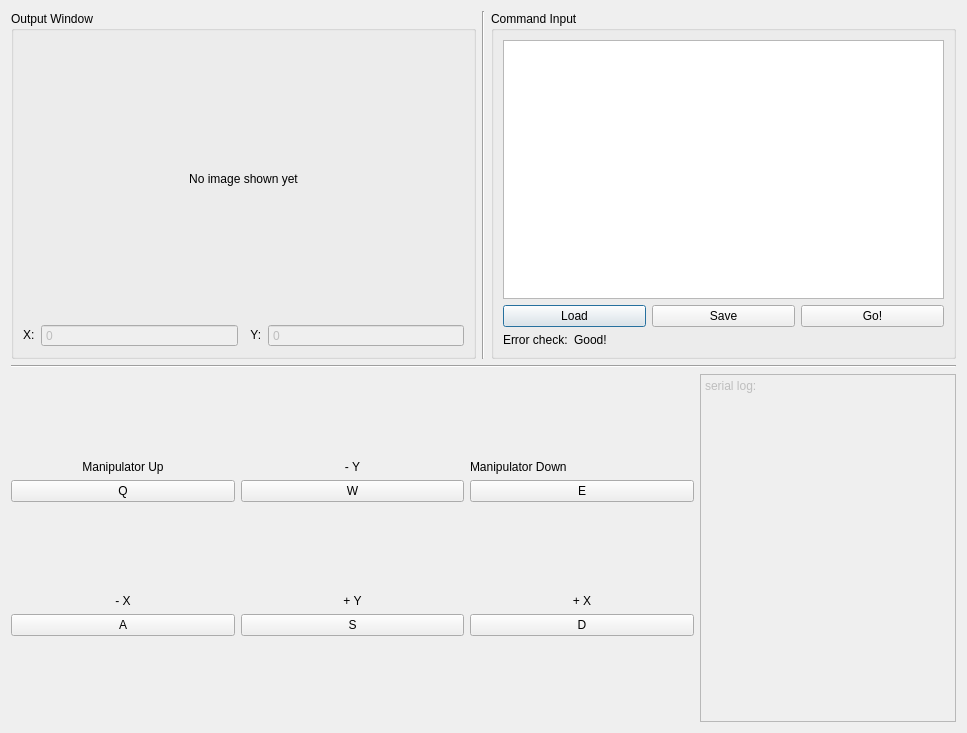
<?xml version="1.0" encoding="UTF-8"?>
<ui version="4.0">
 <author>Chris Diggle</author>
 <class>Dialog</class>
 <widget class="QDialog" name="Dialog">
  <property name="windowModality">
   <enum>Qt::NonModal</enum>
  </property>
  <property name="geometry">
   <rect>
    <x>0</x>
    <y>0</y>
    <width>967</width>
    <height>733</height>
   </rect>
  </property>
  <property name="windowTitle">
   <string>Dialog</string>
  </property>
  <layout class="QVBoxLayout" name="verticalLayout">
   <item>
    <layout class="QHBoxLayout" name="TopLayout">
     <item>
      <widget class="QGroupBox" name="WinOut">
       <property name="sizePolicy">
        <sizepolicy hsizetype="Ignored" vsizetype="Ignored">
         <horstretch>0</horstretch>
         <verstretch>0</verstretch>
        </sizepolicy>
       </property>
       <property name="title">
        <string>Output Window</string>
       </property>
       <layout class="QVBoxLayout" name="verticalLayout_10">
        <item>
         <widget class="QLabel" name="outImg">
          <property name="sizePolicy">
           <sizepolicy hsizetype="Minimum" vsizetype="Minimum">
            <horstretch>0</horstretch>
            <verstretch>0</verstretch>
           </sizepolicy>
          </property>
          <property name="text">
           <string>No image shown yet</string>
          </property>
          <property name="scaledContents">
           <bool>true</bool>
          </property>
          <property name="alignment">
           <set>Qt::AlignCenter</set>
          </property>
         </widget>
        </item>
        <item>
         <layout class="QHBoxLayout" name="horizontalLayout_2">
          <item>
           <widget class="QLabel" name="label_10">
            <property name="sizePolicy">
             <sizepolicy hsizetype="Maximum" vsizetype="Maximum">
              <horstretch>0</horstretch>
              <verstretch>0</verstretch>
             </sizepolicy>
            </property>
            <property name="text">
             <string>X:</string>
            </property>
           </widget>
          </item>
          <item>
           <widget class="QSpinBox" name="spinBox">
            <property name="enabled">
             <bool>false</bool>
            </property>
            <property name="sizePolicy">
             <sizepolicy hsizetype="Minimum" vsizetype="Maximum">
              <horstretch>0</horstretch>
              <verstretch>0</verstretch>
             </sizepolicy>
            </property>
            <property name="frame">
             <bool>true</bool>
            </property>
            <property name="buttonSymbols">
             <enum>QAbstractSpinBox::NoButtons</enum>
            </property>
            <property name="keyboardTracking">
             <bool>false</bool>
            </property>
           </widget>
          </item>
          <item>
           <widget class="QLabel" name="label_11">
            <property name="sizePolicy">
             <sizepolicy hsizetype="Maximum" vsizetype="Maximum">
              <horstretch>0</horstretch>
              <verstretch>0</verstretch>
             </sizepolicy>
            </property>
            <property name="text">
             <string>  Y:</string>
            </property>
           </widget>
          </item>
          <item>
           <widget class="QSpinBox" name="spinBox_2">
            <property name="enabled">
             <bool>false</bool>
            </property>
            <property name="sizePolicy">
             <sizepolicy hsizetype="Minimum" vsizetype="Maximum">
              <horstretch>0</horstretch>
              <verstretch>0</verstretch>
             </sizepolicy>
            </property>
            <property name="buttonSymbols">
             <enum>QAbstractSpinBox::NoButtons</enum>
            </property>
           </widget>
          </item>
         </layout>
        </item>
       </layout>
      </widget>
     </item>
     <item>
      <widget class="Line" name="line_2">
       <property name="orientation">
        <enum>Qt::Vertical</enum>
       </property>
      </widget>
     </item>
     <item>
      <widget class="QGroupBox" name="WinControl">
       <property name="title">
        <string>Command Input</string>
       </property>
       <layout class="QVBoxLayout" name="verticalLayout_9">
        <item>
         <widget class="QTextEdit" name="txtInput">
          <property name="sizePolicy">
           <sizepolicy hsizetype="Preferred" vsizetype="Expanding">
            <horstretch>0</horstretch>
            <verstretch>0</verstretch>
           </sizepolicy>
          </property>
         </widget>
        </item>
        <item>
         <layout class="QHBoxLayout" name="horizontalLayout">
          <item>
           <widget class="QPushButton" name="bLoad">
            <property name="text">
             <string>Load</string>
            </property>
           </widget>
          </item>
          <item>
           <widget class="QPushButton" name="bSave">
            <property name="text">
             <string>Save</string>
            </property>
            <property name="autoDefault">
             <bool>true</bool>
            </property>
           </widget>
          </item>
          <item>
           <widget class="QPushButton" name="bGo">
            <property name="text">
             <string>Go!</string>
            </property>
           </widget>
          </item>
         </layout>
        </item>
        <item>
         <layout class="QHBoxLayout" name="horizontalLayout_3">
          <item>
           <widget class="QLabel" name="label_9">
            <property name="sizePolicy">
             <sizepolicy hsizetype="Maximum" vsizetype="Preferred">
              <horstretch>0</horstretch>
              <verstretch>0</verstretch>
             </sizepolicy>
            </property>
            <property name="text">
             <string>Error check:</string>
            </property>
           </widget>
          </item>
          <item>
           <widget class="QLabel" name="label_8">
            <property name="text">
             <string>Good!</string>
            </property>
           </widget>
          </item>
         </layout>
        </item>
       </layout>
      </widget>
     </item>
    </layout>
   </item>
   <item>
    <widget class="Line" name="line">
     <property name="orientation">
      <enum>Qt::Horizontal</enum>
     </property>
    </widget>
   </item>
   <item>
    <layout class="QHBoxLayout" name="BotLayout">
     <item>
      <layout class="QGridLayout" name="gridLayout_2">
       <item row="1" column="2">
        <layout class="QVBoxLayout" name="verticalLayout_8">
         <item>
          <widget class="QLabel" name="label_7">
           <property name="sizePolicy">
            <sizepolicy hsizetype="Preferred" vsizetype="Maximum">
             <horstretch>0</horstretch>
             <verstretch>0</verstretch>
            </sizepolicy>
           </property>
           <property name="text">
            <string>+ X</string>
           </property>
           <property name="alignment">
            <set>Qt::AlignCenter</set>
           </property>
          </widget>
         </item>
         <item>
          <widget class="QPushButton" name="bD">
           <property name="text">
            <string>D</string>
           </property>
          </widget>
         </item>
        </layout>
       </item>
       <item row="0" column="1">
        <layout class="QVBoxLayout" name="verticalLayout_3">
         <item>
          <widget class="QLabel" name="label_3">
           <property name="sizePolicy">
            <sizepolicy hsizetype="Preferred" vsizetype="Maximum">
             <horstretch>0</horstretch>
             <verstretch>0</verstretch>
            </sizepolicy>
           </property>
           <property name="text">
            <string>- Y</string>
           </property>
           <property name="alignment">
            <set>Qt::AlignCenter</set>
           </property>
          </widget>
         </item>
         <item>
          <widget class="QPushButton" name="bW">
           <property name="text">
            <string>W</string>
           </property>
          </widget>
         </item>
        </layout>
       </item>
       <item row="0" column="2">
        <layout class="QVBoxLayout" name="verticalLayout_4">
         <item>
          <layout class="QVBoxLayout" name="verticalLayout_5">
           <item>
            <widget class="QLabel" name="label_4">
             <property name="sizePolicy">
              <sizepolicy hsizetype="Preferred" vsizetype="Maximum">
               <horstretch>0</horstretch>
               <verstretch>0</verstretch>
              </sizepolicy>
             </property>
             <property name="text">
              <string>Manipulator Down</string>
             </property>
            </widget>
           </item>
           <item>
            <widget class="QPushButton" name="bE">
             <property name="text">
              <string>E</string>
             </property>
            </widget>
           </item>
          </layout>
         </item>
        </layout>
       </item>
       <item row="1" column="1">
        <layout class="QVBoxLayout" name="verticalLayout_7">
         <item>
          <widget class="QLabel" name="label_6">
           <property name="sizePolicy">
            <sizepolicy hsizetype="Preferred" vsizetype="Maximum">
             <horstretch>0</horstretch>
             <verstretch>0</verstretch>
            </sizepolicy>
           </property>
           <property name="text">
            <string>+ Y</string>
           </property>
           <property name="alignment">
            <set>Qt::AlignCenter</set>
           </property>
          </widget>
         </item>
         <item>
          <widget class="QPushButton" name="bS">
           <property name="text">
            <string>S</string>
           </property>
          </widget>
         </item>
        </layout>
       </item>
       <item row="1" column="0">
        <layout class="QVBoxLayout" name="verticalLayout_6">
         <item>
          <widget class="QLabel" name="label_5">
           <property name="sizePolicy">
            <sizepolicy hsizetype="Preferred" vsizetype="Maximum">
             <horstretch>0</horstretch>
             <verstretch>0</verstretch>
            </sizepolicy>
           </property>
           <property name="text">
            <string>- X</string>
           </property>
           <property name="alignment">
            <set>Qt::AlignCenter</set>
           </property>
          </widget>
         </item>
         <item>
          <widget class="QPushButton" name="bA">
           <property name="text">
            <string>A</string>
           </property>
          </widget>
         </item>
        </layout>
       </item>
       <item row="0" column="0">
        <layout class="QVBoxLayout" name="verticalLayout_2">
         <item>
          <widget class="QLabel" name="label_2">
           <property name="sizePolicy">
            <sizepolicy hsizetype="Preferred" vsizetype="Maximum">
             <horstretch>0</horstretch>
             <verstretch>0</verstretch>
            </sizepolicy>
           </property>
           <property name="text">
            <string>Manipulator Up</string>
           </property>
           <property name="alignment">
            <set>Qt::AlignCenter</set>
           </property>
          </widget>
         </item>
         <item>
          <widget class="QPushButton" name="bQ">
           <property name="text">
            <string>Q</string>
           </property>
          </widget>
         </item>
        </layout>
       </item>
      </layout>
     </item>
     <item>
      <widget class="QPlainTextEdit" name="txtCommands">
       <property name="enabled">
        <bool>false</bool>
       </property>
       <property name="sizePolicy">
        <sizepolicy hsizetype="Maximum" vsizetype="Expanding">
         <horstretch>0</horstretch>
         <verstretch>0</verstretch>
        </sizepolicy>
       </property>
       <property name="plainText">
        <string>serial log:
</string>
       </property>
      </widget>
     </item>
    </layout>
   </item>
  </layout>
 </widget>
 <resources/>
 <connections>
  <connection>
   <sender>txtInput</sender>
   <signal>textChanged()</signal>
   <receiver>label_8</receiver>
   <slot>clear()</slot>
   <hints>
    <hint type="sourcelabel">
     <x>606</x>
     <y>246</y>
    </hint>
    <hint type="destinationlabel">
     <x>610</x>
     <y>338</y>
    </hint>
   </hints>
  </connection>
 </connections>
</ui>
